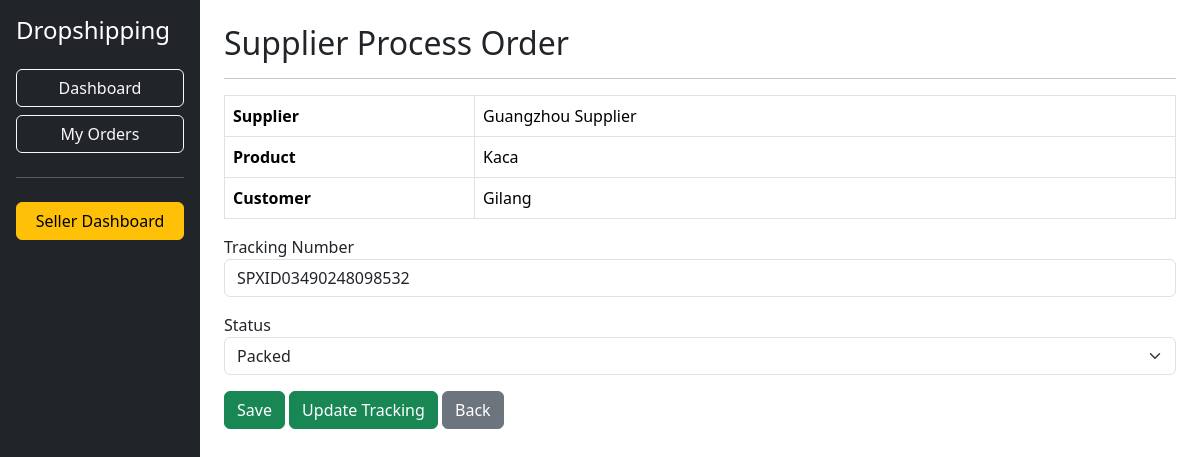
/archive/supplier/update.php?id=2 (signed in), run on the app's committed database.
### tables this page shows
CREATE TABLE `dropship_orders` (
  `id` int(11) NOT NULL,
  `dropshipper_id` int(11) NOT NULL,
  `supplier_name` varchar(150) NOT NULL,
  `product_name` varchar(255) NOT NULL,
  `customer_name` varchar(100) NOT NULL,
  `customer_country` varchar(100) NOT NULL,
  `customer_address` text NOT NULL,
  `tracking_number` varchar(100) DEFAULT NULL,
  `status` varchar(100) DEFAULT 'Pending',
  `created_at` timestamp NOT NULL DEFAULT current_timestamp()
);

### archive/supplier/update.php (the view, shortened to what this page needs)
<?php
$id = (int) $_GET['id'];
$query = mysqli_query(
    $conn,
    "SELECT *
     FROM dropship_orders
     WHERE id='$id'"
);
$order = mysqli_fetch_assoc($query);
include '../../includes/layout-dropshipper-top.php';
?>
    <h2>Supplier Process Order</h2>
    <hr>
    <table class="table table-bordered">
        <tr>
            <th width="250">Supplier</th>
            <td><?= $order['supplier_name']; ?></td>
        </tr>
        <tr>
            <th>Product</th>
            <td><?= $order['product_name']; ?></td>
        </tr>
        <tr>
            <th>Customer</th>
            <td><?= $order['customer_name']; ?></td>
        </tr>
    </table>
    <form method="POST">
        <div class="mb-3">
            <label>Tracking Number</label>
            <input
                type="text"
                name="tracking_number"
                class="form-control"
                value="<?= $order['tracking_number']; ?>">
        </div>
        <div class="mb-3">
            <label>Status</label>
            <select
                name="status"
                class="form-select"
                required>
                <option value="Packed"
                    <?= $order['status'] == 'Packed' ? 'selected' : ''; ?>>
                    Packed
                </option>
            </select>
        </div>
        <button
            type="submit"
            name="save"
            class="btn btn-success">
            Save
        </button>
        <a
            href="../tracking/create.php?order_id=<?= $order['id']; ?>"
            class="btn btn-primary">
            Update Tracking
        </a>
        <a
            href="index.php"
            class="btn btn-secondary">
            Back
        </a>
    </form>
<?php include '../../includes/layout-dropshipper-bottom.php'; ?>

### assets/css/custom.css (style rules this page uses)
:root { --primary-green:#198754; --primary-green-dark:#146c43; }
.btn-primary { background-color:var(--primary-green); border-color:var(--primary-green); }

### data on the page
dropship_orders: supplier_name "Guangzhou Supplier", product_name "Kaca", customer_name "Gilang", tracking_number "SPXID03490248098532"
